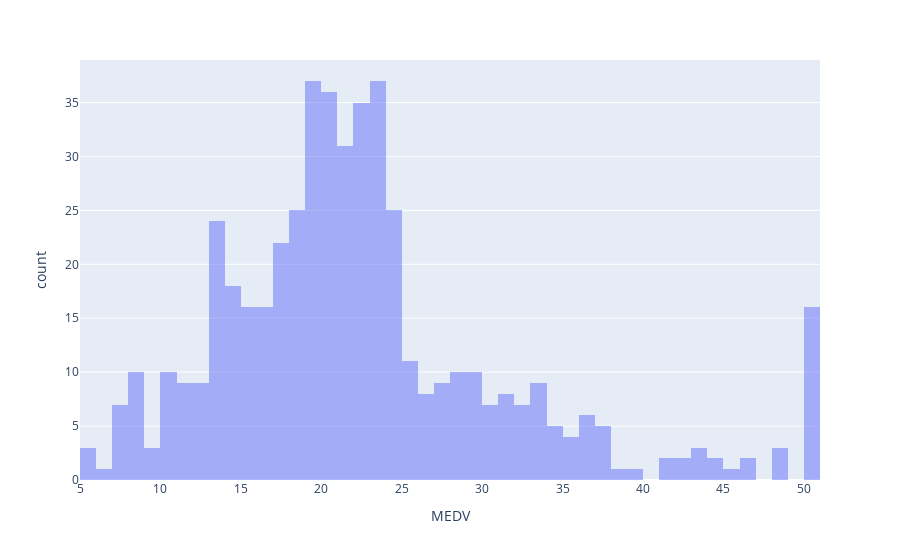

The cell this chart's notebook holds for it:
### Markdown cell above
Coeficiente de Pearson
*   Valor entre -1 e 1 - distribuição simétrica.
*   Valor maior que 1 - distribuição assimétrica positiva.
*   Valor maior que -1 - distribuição assimétrica negativa.

### Code cell
# Histogram da variável MEDV (variável alvo)
fig = px.histogram(data, x="MEDV", nbins=50, opacity=0.50)
fig.show()

### Figure 1 — Plotly figure (JSON) as saved in the notebook; plotly's stock layout.template omitted (floating-point values rounded to 4 significant figures; data arrays with more than 128 entries replaced by an {"elided": "..."} marker saying what was removed)
{"data": [{"alignmentgroup": "True", "bingroup": "x", "hovertemplate": "MEDV=%{x}<br>count=%{y}<extra></extra>", "legendgroup": "", "marker": {"color": "#636efa", "opacity": 0.5}, "name": "", "nbinsx": 50, "offsetgroup": "", "orientation": "v", "showlegend": false, "type": "histogram", "x": {"elided": "506 float values"}, "xaxis": "x", "yaxis": "y"}], "layout": {"autosize": true, "barmode": "relative", "legend": {"tracegroupgap": 0}, "margin": {"t": 60}, "xaxis": {"anchor": "y", "autorange": true, "domain": [0, 1], "range": [5, 51], "title": {"text": "MEDV"}, "type": "linear"}, "yaxis": {"anchor": "x", "autorange": true, "domain": [0, 1], "range": [0, 38.95], "title": {"text": "count"}}}}
